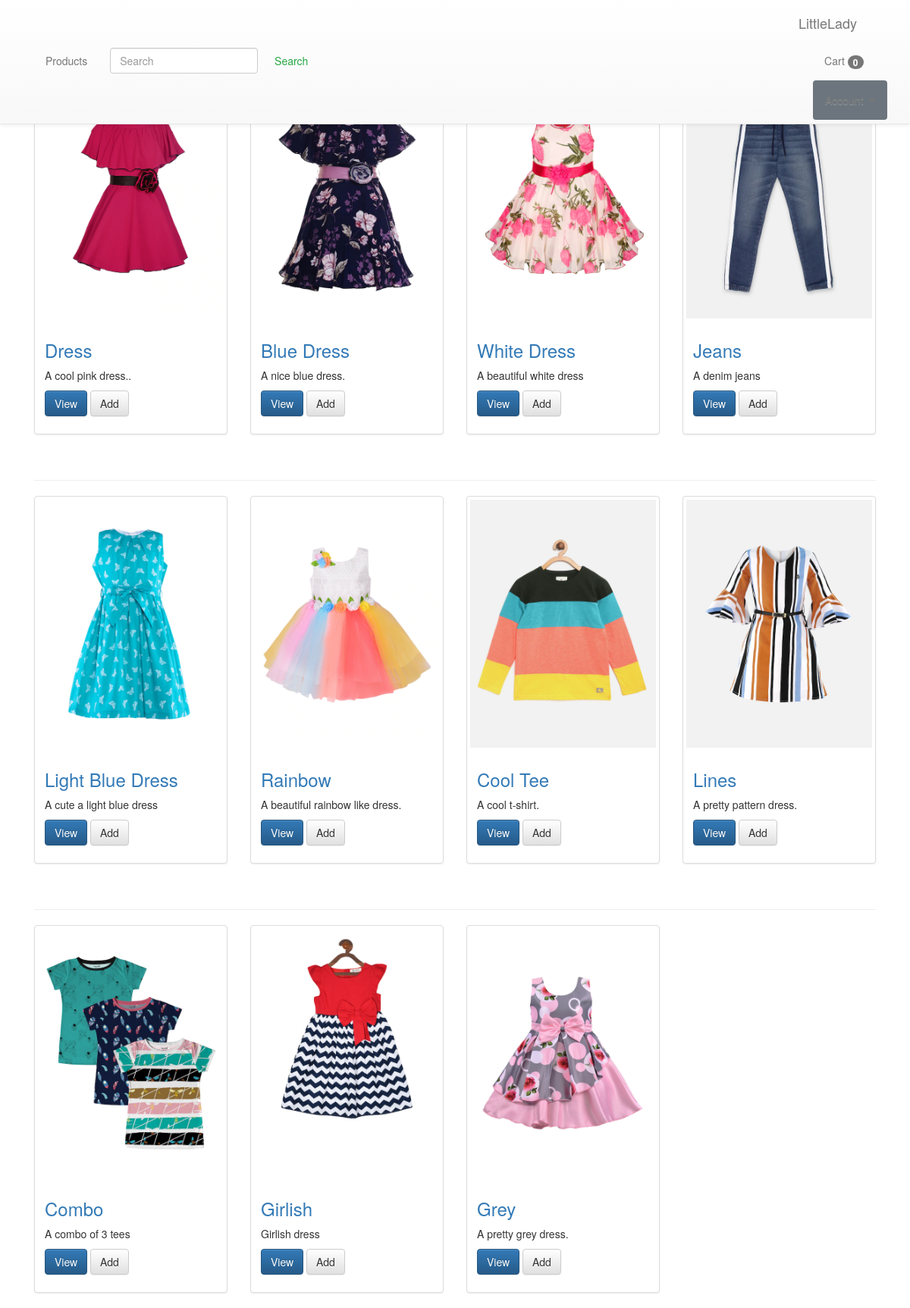
Screenshot of /products/ with the database file from the repository.
### products/models.py (models this page shows, shortened)
class ProductImage(models.Model):
    product = models.ForeignKey(Product, on_delete=models.CASCADE)
    image = models.ImageField(upload_to='products/images/')
    featured = models.BooleanField(default=False)
    thumbnail = models.BooleanField(default=False)
    active = models.BooleanField(default=True)
    updated = models.DateTimeField(auto_now_add=False, auto_now=True)

class Product(models.Model):
    title = models.CharField(max_length=120)
    description = models.TextField(null=True, blank=True)
    category = models.ManyToManyField(Category, null=True, blank=True)
    price = models.DecimalField(max_digits=6, decimal_places=2, default=99.00)
    sale_price = models.DecimalField(max_digits=6, decimal_places=2,
                                     null=True, blank=True)
    slug = models.SlugField(unique=True)  # slug is going to make up our URL(for that instance) so it should be unique
    timestamp = models.DateTimeField(auto_now_add=True, auto_now=False)  # created time will be stored
    update = models.DateTimeField(auto_now_add=False, auto_now=True)  # updates time will be stored
    active = models.BooleanField(default=True)  # want to show that product on our site
    update_defaults = models.BooleanField(default=False)
    class Meta:
        unique_together = ('title', 'slug')  # show kar dega agar product slug kisi se match karega to
    def get_absolute_url(self):
        return reverse("single_products", args=[self.slug])  # or kwargs={"slug":self.slug} , number of argument 1

### products/views.py (the view)
# urls.py: path('products/', views.all, name='all_products'),  # URL for all
def all(request):
    products = Product.objects.all()  # stored in a variable
    context = {'products': products}  # contain list of all instances of Product class madel in model.py
    template = 'products/all.html'
    return render(request, template, context)

### marketing/models.py (called while the page is built)
    def active(self):
        return self.filter(active=True)

    def featured(self):
        return self.filter(featured=True) \
            .filter(start_date__lte=timezone.now()) \
            .filter(end_date__gte=timezone.now())

    def get_queryset(self):
        return MarketingQueryset(self.model, using=self._db)

    def get_featured_item(self):
        try:
            return self.get_queryset().active().featured()[0]  # new one first
        except:
            return None

### templates/products/all.html (shortened to what this page needs)
{% extends 'base.html'%}
{%  load static %}
{% block content %}
<div class="row">                                  {% comment %}within the row the number of columns{% endcomment %}
    {% for product in products %}                      {% comment %}   <div class='{%  cycle "col-sm-12" "col-sm-4" "col-sm-8" %}'>{% endcomment %}      {% comment %}grid system{% endcomment %}
  <div class="col-sm-6 col-md-3">
    <div class="thumbnail">
        {% if product.productimage_set.all %}
                {% for item in product.productimage_set.all %}  {% comment %}reverse of __str__{% endcomment %}
            {% if item.featured %}
                <a href="{{ product.get_absolute_url }}">
                <img class="img-responsive" src="/media/{{ item.image }}" alt=""></a>
            {% endif %}
        {% endfor %}
    {% else %}
              <a href="{{ product.get_absolute_url }}">
                  <img class="img-responsive" src="{% static "image/index.svg" %}"/></a>
    {% endif %}
      <div class="caption">
             <a href='{{ product.get_absolute_url }}'><h5 class="card-title"><h3>{{ product.title }}</h3></h5></a>
            <p class="card-text">{{ product.description|truncatewords:15 }}</p>
             <p><a href="{{ product.get_absolute_url }}" class="btn btn-primary" role="button">View</a>
                 <a href="#" class="btn btn-default" role="button">Add</a>
             </p>
      </div>
    </div>
  </div>
     {% cycle "" "" "" "</div><br/><hr/><div class='row'>" %} {% comment %}finishing div row and creating new div row{% endcomment %}
     {% endfor %}
</div>
{% endblock %}

### rows the page displays
Product: title "Dress", description "A cool pink dress.."
ProductImage: image (picture)
Product: title "Blue Dress", description "A nice blue dress."
ProductImage: image (picture)
Product: title "White Dress", description "A beautiful white dress"
ProductImage: image (picture)
Product: title "Jeans", description "A denim jeans"
ProductImage: image (picture)
Product: title "Light Blue Dress", description "A cute a light blue dress"
ProductImage: image (picture)
Product: title "Rainbow", description "A beautiful rainbow like dress."
ProductImage: image (picture)
Product: title "Cool Tee", description "A cool t-shirt."
ProductImage: image (picture)
Product: title "Lines", description "A pretty pattern dress."
ProductImage: image (picture)
Product: title "Combo", description "A combo of 3 tees"
ProductImage: image (picture)
Product: title "Girlish", description "Girlish dress"
ProductImage: image (picture)
Product: title "Grey", description "A pretty grey dress."
ProductImage: image (picture)
